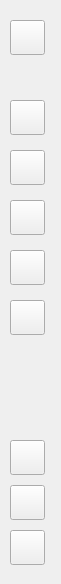
<?xml version="1.0" encoding="UTF-8"?>
<ui version="4.0">
 <class>LeftBar</class>
 <widget class="QWidget" name="LeftBar">
  <property name="geometry">
   <rect>
    <x>0</x>
    <y>0</y>
    <width>61</width>
    <height>584</height>
   </rect>
  </property>
  <property name="windowTitle">
   <string>LeftBar</string>
  </property>
  <property name="autoFillBackground">
   <bool>true</bool>
  </property>
  <property name="styleSheet">
   <string notr="true">QPushButton#btn_chat, #btn_contact, #btn_more,#btn_files,#btn_favourite,#btn_topStories,
#btn_miniProgram, #btn_phone
{
border:none;
};</string>
  </property>
  <widget class="QPushButton" name="btn_avatar">
   <property name="geometry">
    <rect>
     <x>10</x>
     <y>20</y>
     <width>35</width>
     <height>35</height>
    </rect>
   </property>
   <property name="cursor">
    <cursorShape>PointingHandCursor</cursorShape>
   </property>
   <property name="text">
    <string/>
   </property>
  </widget>
  <widget class="QPushButton" name="btn_chat">
   <property name="geometry">
    <rect>
     <x>10</x>
     <y>100</y>
     <width>35</width>
     <height>35</height>
    </rect>
   </property>
   <property name="cursor">
    <cursorShape>PointingHandCursor</cursorShape>
   </property>
   <property name="autoFillBackground">
    <bool>false</bool>
   </property>
   <property name="text">
    <string/>
   </property>
   <property name="icon">
    <iconset resource="../../resource.qrc">
     <normaloff>:/resource/image/chat_pressed.png</normaloff>:/resource/image/chat_pressed.png</iconset>
   </property>
   <property name="iconSize">
    <size>
     <width>20</width>
     <height>20</height>
    </size>
   </property>
   <property name="checkable">
    <bool>false</bool>
   </property>
   <property name="flat">
    <bool>false</bool>
   </property>
  </widget>
  <widget class="QPushButton" name="btn_contact">
   <property name="geometry">
    <rect>
     <x>10</x>
     <y>150</y>
     <width>35</width>
     <height>35</height>
    </rect>
   </property>
   <property name="cursor">
    <cursorShape>PointingHandCursor</cursorShape>
   </property>
   <property name="text">
    <string/>
   </property>
   <property name="icon">
    <iconset resource="../../resource.qrc">
     <normaloff>:/resource/image/contact_normal.png</normaloff>:/resource/image/contact_normal.png</iconset>
   </property>
   <property name="iconSize">
    <size>
     <width>20</width>
     <height>20</height>
    </size>
   </property>
  </widget>
  <widget class="QPushButton" name="btn_favourite">
   <property name="geometry">
    <rect>
     <x>10</x>
     <y>200</y>
     <width>35</width>
     <height>35</height>
    </rect>
   </property>
   <property name="cursor">
    <cursorShape>PointingHandCursor</cursorShape>
   </property>
   <property name="text">
    <string/>
   </property>
   <property name="icon">
    <iconset resource="../../resource.qrc">
     <normaloff>:/resource/image/favourite_normal.png</normaloff>:/resource/image/favourite_normal.png</iconset>
   </property>
  </widget>
  <widget class="QPushButton" name="btn_more">
   <property name="geometry">
    <rect>
     <x>10</x>
     <y>530</y>
     <width>35</width>
     <height>35</height>
    </rect>
   </property>
   <property name="cursor">
    <cursorShape>PointingHandCursor</cursorShape>
   </property>
   <property name="text">
    <string/>
   </property>
   <property name="icon">
    <iconset resource="../../resource.qrc">
     <normaloff>:/resource/image/more.png</normaloff>:/resource/image/more.png</iconset>
   </property>
   <property name="iconSize">
    <size>
     <width>20</width>
     <height>20</height>
    </size>
   </property>
  </widget>
  <widget class="QPushButton" name="btn_files">
   <property name="geometry">
    <rect>
     <x>10</x>
     <y>250</y>
     <width>35</width>
     <height>35</height>
    </rect>
   </property>
   <property name="cursor">
    <cursorShape>PointingHandCursor</cursorShape>
   </property>
   <property name="text">
    <string/>
   </property>
   <property name="icon">
    <iconset resource="../../resource.qrc">
     <normaloff>:/resource/image/files.png</normaloff>:/resource/image/files.png</iconset>
   </property>
   <property name="iconSize">
    <size>
     <width>20</width>
     <height>20</height>
    </size>
   </property>
  </widget>
  <widget class="QPushButton" name="btn_topStories">
   <property name="geometry">
    <rect>
     <x>10</x>
     <y>300</y>
     <width>35</width>
     <height>35</height>
    </rect>
   </property>
   <property name="cursor">
    <cursorShape>PointingHandCursor</cursorShape>
   </property>
   <property name="text">
    <string/>
   </property>
   <property name="icon">
    <iconset resource="../../resource.qrc">
     <normaloff>:/resource/image/top_stories.png</normaloff>:/resource/image/top_stories.png</iconset>
   </property>
   <property name="iconSize">
    <size>
     <width>20</width>
     <height>20</height>
    </size>
   </property>
  </widget>
  <widget class="QPushButton" name="btn_phone">
   <property name="geometry">
    <rect>
     <x>10</x>
     <y>485</y>
     <width>35</width>
     <height>35</height>
    </rect>
   </property>
   <property name="cursor">
    <cursorShape>PointingHandCursor</cursorShape>
   </property>
   <property name="text">
    <string/>
   </property>
   <property name="icon">
    <iconset resource="../../resource.qrc">
     <normaloff>:/resource/image/phone.png</normaloff>:/resource/image/phone.png</iconset>
   </property>
   <property name="iconSize">
    <size>
     <width>20</width>
     <height>20</height>
    </size>
   </property>
  </widget>
  <widget class="QPushButton" name="btn_miniProgram">
   <property name="geometry">
    <rect>
     <x>10</x>
     <y>440</y>
     <width>35</width>
     <height>35</height>
    </rect>
   </property>
   <property name="cursor">
    <cursorShape>PointingHandCursor</cursorShape>
   </property>
   <property name="text">
    <string/>
   </property>
   <property name="icon">
    <iconset resource="../../resource.qrc">
     <normaloff>:/resource/image/mini_program.png</normaloff>:/resource/image/mini_program.png</iconset>
   </property>
   <property name="iconSize">
    <size>
     <width>20</width>
     <height>20</height>
    </size>
   </property>
  </widget>
  <action name="actionSettings">
   <property name="text">
    <string>Settings</string>
   </property>
   <property name="autoRepeat">
    <bool>false</bool>
   </property>
   <property name="visible">
    <bool>true</bool>
   </property>
   <property name="iconVisibleInMenu">
    <bool>false</bool>
   </property>
  </action>
  <action name="actionFeedback">
   <property name="text">
    <string>Feedback</string>
   </property>
   <property name="autoRepeat">
    <bool>false</bool>
   </property>
   <property name="visible">
    <bool>true</bool>
   </property>
   <property name="iconVisibleInMenu">
    <bool>false</bool>
   </property>
  </action>
  <action name="actionBackupAndRestore">
   <property name="text">
    <string>BackupAndRestore</string>
   </property>
   <property name="toolTip">
    <string>Backup and Restore</string>
   </property>
   <property name="shortcutContext">
    <enum>Qt::WidgetShortcut</enum>
   </property>
   <property name="autoRepeat">
    <bool>false</bool>
   </property>
   <property name="iconVisibleInMenu">
    <bool>false</bool>
   </property>
  </action>
 </widget>
 <resources>
  <include location="../../resource.qrc"/>
 </resources>
 <connections/>
</ui>
